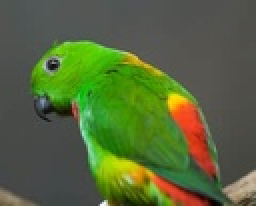
%> input picture P7/smallparrot.jpg, 128 x 103 px, shrunk from 480 x 388 before the run (shown 2 times larger)
$ octave imageQuantization.m   (GNU Octave 9; MATLAB toolbox functions it lacks are replaced by stand-ins)
%> lines starting %> are read from the running program, lines starting %| are printed output that depends on the picture
### P7/distorsion.m
function [disto] = distorsion(D, c, mu)
    K = size(mu, 1);
    m = size(D, 1);
    disto = 0;
    for i = 1:m
        mu_i = mu(c(i), :);
        disto = disto + norm(D(i,:) - mu_i)^2;
    end
    disto = 1/m * disto;
end

### P7/initialize_mu0.m
function [mu0] = initialize_mu0(D, K)
    % D(m,n) = datas
    % K = number of clusters
    % mu0 = initial centroids
    m = size(D, 1);
    n = size(D, 2);
    nb_clusters = 0;
    mu0 = [];
    while nb_clusters < K
        % Pick random data
        index = randsample(m, 1);
        data_selected = D(index, :);
        % Check if already in mu0 and if not, add to mu0
        if isempty(mu0)
            mu0 = [mu0; data_selected];
            nb_clusters = nb_clusters + 1;
        else
            if ~ismember(data_selected, mu0, 'rows')
                mu0 = [mu0; data_selected];
                nb_clusters = nb_clusters + 1;
            end
        end
    end
end

### P7/optimized_Kmeans.m
function [best_mu, best_c] = optimized_Kmeans(D, K, N)
    % D(m,n) = data
    % K = nb clusters
    % N = nb iterations
    J_min = inf;
    best_c = [];
    best_mu = [];
    for i = 1:N
        % Initialize mu0
        mu0 = initialize_mu0(D, K);
        % K Means
        [mu, c] = kmeans(D, mu0);
        % Calculate distorsion
        J = distorsion(D, c, mu);
        % Update best convergence model
        if J < J_min
            J_min = J;
            best_c = c;
            best_mu = mu;
        end
    end
end

### P7/kmeans.m
function [mu, c] = kmeans(D,mu0)
    % [7 lines of commented-out code are left out]
    m = size(D, 1);
    c = zeros(m, 1);
    mu = mu0;
    cond = true;
    % While a data has changed of class during the past iteration
    while cond
        % Update clusters
        previous_c = c;
        c = updateClusters(D, mu);
        % Update centroids
        mu = updateCentroids(D, c);
        % Evaluate condition
        cond = ~isequal(previous_c, c);
    end
end

### P7/imageQuantization.m
%% GAJAN Antoine (895824) - Practica 7 : Agrupamiento
%% Plot original image
figure(1)
im = imread('smallparrot.jpg');
%> im is the input picture: size 103x128x3 uint8; mean R, G, B 86.2, 102.3, 58.7
imshow(im)
title("Original image");

%% Datos
D = double(reshape(im,size(im,1)*size(im,2),3));

%% Plot 3D para ver la estructura de los datos a analizar
plot3(D(:,1), D(:,2), D(:,3), 'o');
title("Plot 3D de los pixeles de la imagen");
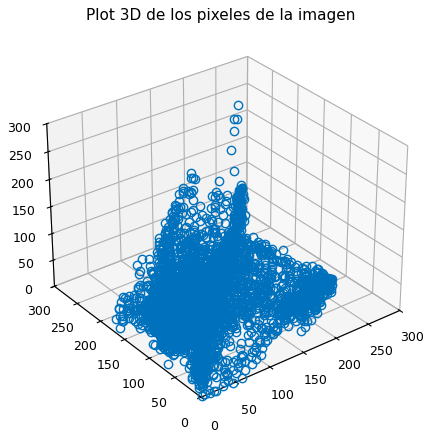
%> figure redrawn from the program's plot data

%% Dimensiones
m = size(D,1);
%> m = 13184
n = size(D,2);
%> n = 3

 %% Opcional : Mejor K

 % Get distorsion in function of K
 interval = 1:10;
 N = 3;
 tab_disto = [];
 for i = interval
     disp(i);
     [mu, c] = optimized_Kmeans(D, i, N);
     disto = distorsion(D, c, mu);
     tab_disto = [tab_disto disto];
 end
%> this loop made 10 passes
%> (disto, tab_disto) on passes 4 to 9: (1235.3, [3781.9 2235.9 1404.1 1235.3]), (921.8, [3781.9 2235.9 1404.1 1235.3 921.8]), (794.8, [3781.9 2235.9 1404.1 1235.3 921.8 794.8]), (691.2, [3781.9 2235.9 1404.1 1235.3 921.8 794.8 691.2]), (582.6, [3781.9 2235.9 1404.1 1235.3 921.8 794.8 691.2 582.6]), (530.5, [3781.9 2235.9 1404.1 1235.3 921.8 794.8 691.2 582.6 530.5])
%> (mu, disto, tab_disto) on passes 1 to 3: ([86.25 102.3 58.65], 3781.9, 3781.9), ([83.22 80.95 71.14; 93.8 155.5 27.51], 2235.9, [3781.9 2235.9]), ([182.5 132 57.09; 76.96 80.65 72.79; 74.92 150 20.63], 1404.1, [3781.9 2235.9 1404.1])

 %% Plot distorsion
 plot(interval, tab_disto);
 title("Distorsion in function of K");
 xlabel("K");
 ylabel("Distorsion J");
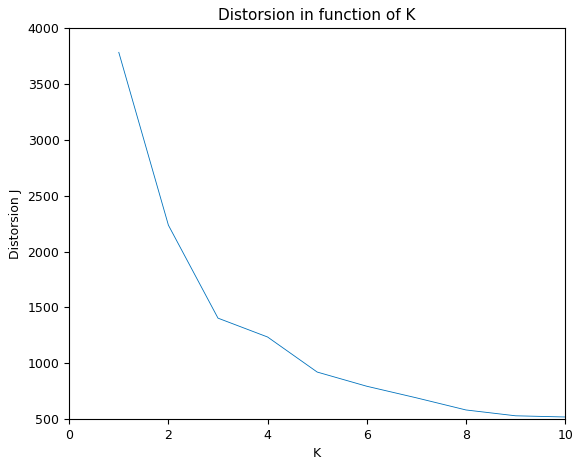
%> figure redrawn from the program's plot data; curve peaks at x = 1, y = 3781.9

%% Kmeans
 % K = (to introduce with your observation of the previous plot)
K = input("What is the value of K ? ");
%> the answer given: 3

%% Optimized K Means

N = 5;
[mu, c] = optimized_Kmeans(D, K, N);
%> mu = [182.5 132 57.09; 74.92 150 20.63; 76.96 80.65 72.79]

%% Reconstruir imagen
 qIM=zeros(length(c),3);
 for h=1:K,
     ind=find(c==h);
     qIM(ind,:)=repmat(mu(h,:),length(ind),1);
 end
 qIM=reshape(qIM,size(im,1),size(im,2),size(im,3));
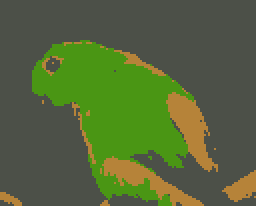
%> qIM: size 103x128x3 double (shown 2 times larger); mean R, G, B 86.2, 102.3, 58.7; mean of the top-left, top-right, bottom-left and bottom-right quarters 79.5, 79, 81.3, 89.7
 figure(2)
 imshow(uint8(qIM));
 title("Reconstructed image");
